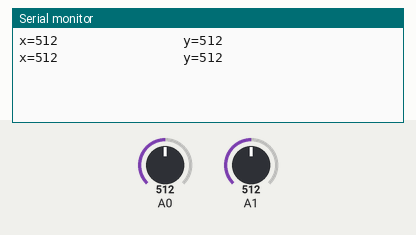
The sketch below on a simulated Arduino Uno, built with avr-gcc and run on an emulated ATmega328P. Parts: the last lines printed to the serial monitor. Inputs (shaded band) come from the test bench; at power-on: A0 = 512, A1 = 512.

Above: at 1.8 s.
1.9 s: A0 set to 390
At 2.8 s:
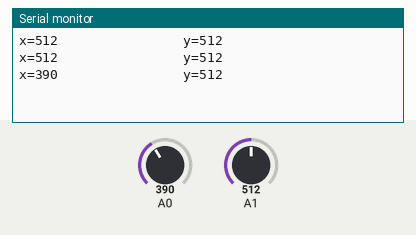
3.4 s: A1 set to 390
At 4.7 s:
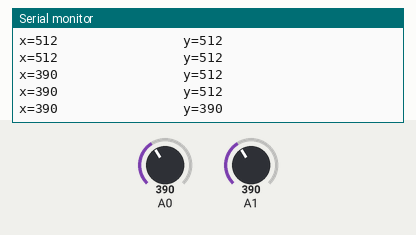
4.9 s: A0 set to 410
At 5.8 s:
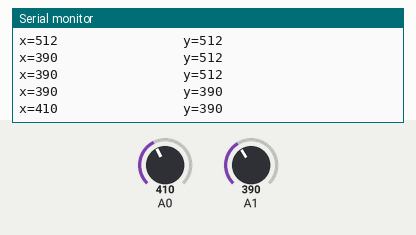
6.4 s: A1 set to 410
At 7.4 s:
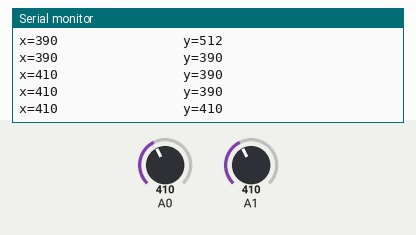
Timing chart, 0 to 8.9 s (numbered marks = the images above; inputs shaded):
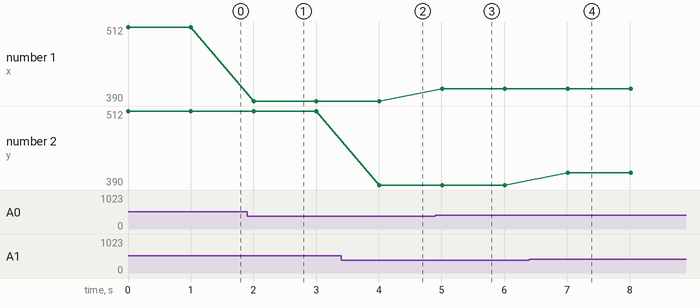

The sketch:

sketch_nov08a.ino
```cpp
#include <SoftwareSerial.h>
SoftwareSerial BTserial(10, 11); // RX | TX
int x,y,se;
void setup() {
    Serial.begin(9600);
    BTserial.begin(9600);

}

void loop() {
   x=analogRead(A0);
   Serial.print("x=");
   Serial.print(x);
   Serial.print("                ");
   y=analogRead(A1);
   Serial.print("y=");
   Serial.println(y);
if(x>390 && x<400 && y>330 && y<340){
 Serial.print("Food");
 se=0;
 }
if(x>265 && x<290 && y>335 && y<340){
 Serial.print("Water");
 se=1;
  }
if(x>320 && x<340 && y>260 && y<270){
 Serial.print("Emergency");
 se=2;
  }
 if(x>330 && x<340 && y>380 && y<395){
Serial.print("Medicine");
se=3;
  }
BTserial.print(se);

 delay(1000);

}
```

Measured:
- after the input at 1.9 s, the serial monitor: prints a new line after 0.10 s (image 1)
- after the input at 3.4 s, the serial monitor: prints a new line after 0.61 s (image 2)
- after the input at 4.9 s, the serial monitor: prints a new line after 0.11 s (image 3)
- after the input at 6.4 s, the serial monitor: prints a new line after 0.61 s (image 4)
- plotted number 1: 512 → 390 after the input at 1.9 s, 390 → 410 after the input at 4.9 s
